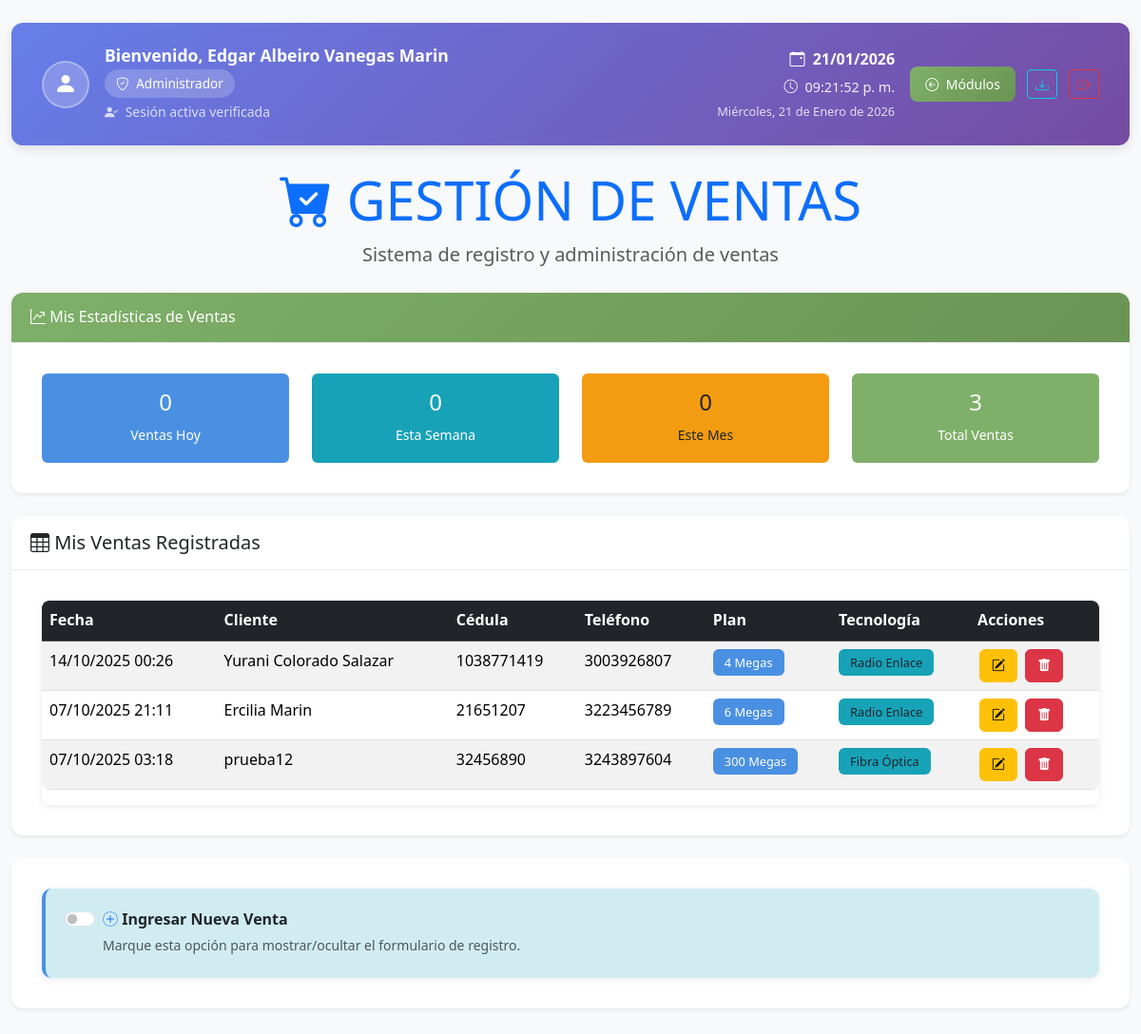
/proyectofinal/registro_ventas.php (signed in), run on the app's committed database.
### tables this page shows
CREATE TABLE `administrador` (
  `id` int(11) NOT NULL,
  `cedula` varchar(15) NOT NULL,
  `nombre` varchar(100) NOT NULL,
  `email` varchar(100) NOT NULL,
  `contrasena` varchar(255) NOT NULL,
  `modulo` enum('Administrador','Vendedor','Agendamiento','Aprovisionamiento') NOT NULL,
  `modulo_id` int(11) DEFAULT NULL,
  `fecha_creacion` timestamp NOT NULL DEFAULT current_timestamp(),
  `fecha_actualizacion` timestamp NOT NULL DEFAULT current_timestamp() ON UPDATE current_timestamp()
);

CREATE TABLE `ventas` (
  `id` int(11) NOT NULL,
  `fecha` datetime NOT NULL,
  `cedula` varchar(20) NOT NULL,
  `nombre` varchar(100) NOT NULL,
  `telefono1` varchar(15) NOT NULL,
  `telefono2` varchar(15) DEFAULT NULL,
  `email` varchar(100) NOT NULL,
  `municipio` varchar(50) NOT NULL,
  `vereda` varchar(100) NOT NULL,
  `coordenadas` varchar(50) NOT NULL,
  `indicaciones` text NOT NULL,
  `notas` text DEFAULT NULL,
  `num_servicio` varchar(10) NOT NULL,
  `tecnologia` varchar(20) NOT NULL,
  `plan` varchar(20) NOT NULL,
  `vendedor_usuario` varchar(50) NOT NULL,
  `vendedor_nombre` varchar(100) NOT NULL,
  `vendedor_cedula` varchar(20) NOT NULL,
  `created_at` timestamp NOT NULL DEFAULT current_timestamp()
);

### proyectofinal/conex_bd.php (called while the page is built, shortened)
<?php
function escapeHtml($string) {
    return htmlspecialchars($string, ENT_QUOTES, 'UTF-8');
}
?>

### proyectofinal/registro_ventas.php (the view, shortened to what this page needs)
<?php
require_once 'conex_bd.php';
try {
    $conn = getDBConnection();
} catch (Exception $e) {
    die("Error al conectar con la base de datos: " . escapeHtml($e->getMessage()));
}
$user_id = $_SESSION['user_id'];
$stmt = $conn->prepare("SELECT id, cedula, nombre, email, modulo FROM administrador WHERE id = ?");
$stmt->bindParam(1, $user_id, PDO::PARAM_INT);
$stmt->execute();
$user_data = $stmt->fetch(PDO::FETCH_ASSOC);
$cedula_usuario = escapeHtml($user_data['cedula']);
$nombre_usuario = escapeHtml($user_data['nombre']);
$modulo_usuario = escapeHtml($user_data['modulo']);
$fecha_actual = date('d/m/Y');
$hora_actual = date('h:i:s A');
$dias_semana = [
    'Monday' => 'Lunes',
    'Tuesday' => 'Martes',
    'Wednesday' => 'Miércoles',
    'Thursday' => 'Jueves',
    'Friday' => 'Viernes',
    'Saturday' => 'Sábado',
    'Sunday' => 'Domingo'
];
$meses = [
    'January' => 'Enero',
    'February' => 'Febrero',
    'March' => 'Marzo',
    'April' => 'Abril',
    'May' => 'Mayo',
    'June' => 'Junio',
    'July' => 'Julio',
    'August' => 'Agosto',
    'September' => 'Septiembre',
    'October' => 'Octubre',
    'November' => 'Noviembre',
    'December' => 'Diciembre'
];
$dia_actual = date('l');
$mes_actual = date('F');
$fecha_completa = date('l, d \d\e F \d\e Y');
$fecha_formateada = str_replace(
    [$dia_actual, $mes_actual],
    [$dias_semana[$dia_actual], $meses[$mes_actual]],
    $fecha_completa
);
$stmt_stats = $conn->prepare("SELECT
    COUNT(*) as total_ventas,
    COUNT(CASE WHEN DATE(fecha) = CURDATE() THEN 1 END) as ventas_hoy,
    COUNT(CASE WHEN YEARWEEK(fecha, 1) = YEARWEEK(CURDATE(), 1) THEN 1 END) as ventas_semana,
    COUNT(CASE WHEN MONTH(fecha) = MONTH(CURDATE()) AND YEAR(fecha) = YEAR(CURDATE()) THEN 1 END) as ventas_mes
    FROM ventas
    WHERE vendedor_cedula = ?");
$statsData = ['ventas_hoy' => 0, 'ventas_semana' => 0, 'ventas_mes' => 0, 'total_ventas' => 0];
if ($stmt_stats) {
    $stmt_stats->bindParam(1, $cedula_usuario, PDO::PARAM_STR);
    $stmt_stats->execute();
    if ($stmt_stats->rowCount() > 0) {
        $statsData = $stmt_stats->fetch(PDO::FETCH_ASSOC);
    }
}
$stmt_ventas = $conn->prepare("SELECT id, fecha, nombre, cedula, telefono1, plan, tecnologia
    FROM ventas
    WHERE vendedor_cedula = ?
    ORDER BY fecha DESC
    LIMIT 5");
$mis_ventas = null;
if ($stmt_ventas) {
    $stmt_ventas->bindParam(1, $cedula_usuario, PDO::PARAM_STR);
    $stmt_ventas->execute();
    $mis_ventas = $stmt_ventas->fetchAll(PDO::FETCH_ASSOC);
}
?>
<!DOCTYPE html>
<html lang="es">
<head>
    <link href="https://cdn.jsdelivr.net/npm/bootstrap@5.3.3/dist/css/bootstrap.min.css" rel="stylesheet">
    <link href="https://cdn.jsdelivr.net/npm/bootstrap-icons@1.11.3/font/bootstrap-icons.css" rel="stylesheet">
    <link href="css/registroventas-styles.css" rel="stylesheet">
</head>
<body>
    <div class="container-fluid py-4">
        <div class="user-info-bar d-flex justify-content-between align-items-center mb-4">
            <div class="user-welcome">
                <div class="user-avatar">
                    <i class="bi bi-person-fill"></i>
                </div>
                <div class="user-details">
                    <h6>Bienvenido, <?php echo $nombre_usuario; ?></h6>
                    <div class="user-role">
                        <i class="bi bi-shield-check me-1"></i>
                        <?php echo $modulo_usuario; ?>
                    </div>
                    <small class="d-block mt-1 opacity-75">
                        <i class="bi bi-person-check-fill me-1"></i>
                        Sesión activa verificada
                    </small>
                </div>
            </div>
            <div class="user-actions d-flex align-items-center gap-3">
                <div class="datetime-info">
                    <div class="current-datetime">
                        <i class="bi bi-calendar-event me-1"></i>
                        <span class="date-text"><?php echo $fecha_actual; ?></span>
                    </div>
                    <div class="current-time">
                        <i class="bi bi-clock me-1"></i>
                        <span class="time-text" id="currentTime"><?php echo $hora_actual; ?></span>
                    </div>
                    <small class="full-date d-block"><?php echo $fecha_formateada; ?></small>
                </div>
                <div class="action-buttons">
                    <a href="modulos.php" class="btn btn-back-modules btn-sm" title="Volver a Módulos">
                        <i class="bi bi-arrow-left-circle me-1"></i>
                        Módulos
                    </a>
                    <a href="descargar_bd.php" class="btn btn-outline-info btn-sm" title="Descargar Base de Datos">
                        <i class="bi bi-download"></i>
                    </a>
                    <button class="btn btn-outline-danger btn-sm" onclick="logout()" title="Cerrar Sesión">
                        <i class="bi bi-box-arrow-right"></i>
                    </button>
                </div>
            </div>
        </div>
        <header class="text-center mb-4">
            <h1 class="display-4 text-primary">
                <i class="bi bi-cart-check-fill"></i>
                GESTIÓN DE VENTAS
            </h1>
            <p class="lead text-muted">Sistema de registro y administración de ventas</p>
        </header>
        <div class="card border-success mb-4 shadow-sm" id="stats-container">
            <div class="card-header bg-success text-white">
                <h6 class="mb-0"><i class="bi bi-graph-up-arrow"></i> Mis Estadísticas de Ventas</h6>
            </div>
            <div class="card-body">
                <div class="row text-center">
                    <div class="col-md-3 mb-2 mb-md-0">
                        <div class="bg-primary bg-opacity-75 text-white p-3 rounded">
                            <h4 id="stats-hoy"><?php echo $statsData['ventas_hoy'] ?? 0; ?></h4>
                            <small>Ventas Hoy</small>
                        </div>
                    </div>
                    <div class="col-md-3 mb-2 mb-md-0">
                        <div class="bg-info bg-opacity-75 text-white p-3 rounded">
                            <h4 id="stats-semana"><?php echo $statsData['ventas_semana'] ?? 0; ?></h4>
                            <small>Esta Semana</small>
                        </div>
                    </div>
                    <div class="col-md-3 mb-2 mb-md-0">
                        <div class="bg-warning text-dark p-3 rounded">
                            <h4 id="stats-mes"><?php echo $statsData['ventas_mes'] ?? 0; ?></h4>
                            <small>Este Mes</small>
                        </div>
                    </div>
                    <div class="col-md-3">
                        <div class="bg-success text-white p-3 rounded">
                            <h4 id="stats-total"><?php echo $statsData['total_ventas'] ?? 0; ?></h4>
                            <small>Total Ventas</small>
                        </div>
                    </div>
                </div>
            </div>
        </div>
        <div class="card mb-4 shadow-sm">
            <div class="card-header">
                <h5 class="mb-0"><i class="bi bi-table"></i> Mis Ventas Registradas</h5>
            </div>
            <div class="card-body">
                <div class="table-responsive">
                    <table class="table table-striped table-hover">
                        <thead class="table-dark">
                            <tr>
                                <th>Fecha</th>
                                <th>Cliente</th>
                                <th>Cédula</th>
                                <th>Teléfono</th>
                                <th>Plan</th>
                                <th>Tecnología</th>
                                <th>Acciones</th>
                            </tr>
                        </thead>
                        <tbody>
                            <?php if ($mis_ventas && count($mis_ventas) > 0): ?>
                                <?php foreach ($mis_ventas as $venta): ?>
                                <tr id="venta-row-<?php echo escapeHtml($venta['id']); ?>">
                                    <td><?php echo date('d/m/Y H:i', strtotime($venta['fecha'])); ?></td>
                                    <td><?php echo escapeHtml($venta['nombre']); ?></td>
                                    <td><?php echo escapeHtml($venta['cedula']); ?></td>
                                    <td><?php echo escapeHtml($venta['telefono1']); ?></td>
                                    <td><span class="badge bg-primary"><?php echo escapeHtml($venta['plan']); ?></span></td>
                                    <td><span class="badge bg-info text-dark"><?php echo escapeHtml($venta['tecnologia']); ?></span></td>
                                    <td>
                                        <button class="btn btn-sm btn-warning" onclick="handleEdit(<?php echo escapeHtml($venta['id']); ?>)" title="Editar Venta">
                                            <i class="bi bi-pencil-square"></i>
                                        </button>
                                        <button class="btn btn-sm btn-danger" onclick="handleDelete(<?php echo escapeHtml($venta['id']); ?>)" title="Eliminar Venta">
                                            <i class="bi bi-trash-fill"></i>
                                        </button>
                                    </td>
                                </tr>
                                <?php endforeach; ?>
                            <?php endif; ?>
                        </tbody>
                    </table>
                </div>
            </div>
        </div>
        <div class="card mb-4 shadow-sm">
            <div class="card-body">
                <div class="checkbox-container">
                    <div class="form-check form-switch">
                        <input class="form-check-input" type="checkbox" role="switch" id="toggleFormulario" onchange="toggleVentaForm()">
                        <label class="form-check-label fw-bold" for="toggleFormulario">
                            <i class="bi bi-plus-circle-dotted text-primary"></i> Ingresar Nueva Venta
                        </label>
                        <small class="text-muted d-block mt-1">Marque esta opción para mostrar/ocultar el formulario de registro.</small>
                    </div>
                </div>
            </div>
        </div>
    </div>
</body>
</html>

### proyectofinal/css/registroventas-styles.css (style rules this page uses)
:root { --primary-blue: #4a90e2; --primary-blue-light: #6ba3e8; --primary-blue-dark: #357abd; --soft-green: #7fb069; --soft-green-light: #95c285; --soft-green-dark: #6a9454; --light-gray: #f8f9fa; --medium-gray: #e9ecef; --dark-gray: #6c757d; --white: #ffffff; --success-soft: #d4edda; --success-border: #c3e6cb; --warning-soft: #fff3cd; --warning-border: #ffeaa7; --danger-soft: #f8d7da; --danger-border: #f5c6cb; --info-soft: #d1ecf1; --info-border: #bee5eb; --shadow-soft: 0 2px 8px rgba(0, 0, 0, 0.08); --shadow-medium: 0 4px 12px rgba(0, 0, 0, 0.1); --shadow-strong: 0 6px 20px rgba(0, 0, 0, 0.15); --gradient-primary: linear-gradient(135deg, #4a90e2 0%, #357abd 100%); --gradient-success: linear-gradient(135deg, #7fb069 0%, #6a9454 100%); --gradient-header: linear-gradient(135deg, #667eea 0%, #764ba2 100%); }
* { box-sizing: border-box; }
body { background-color: var(--light-gray); font-family: 'Segoe UI', Tahoma, Geneva, Verdana, sans-serif; line-height: 1.6; color: #333; }
.user-info-bar { background: var(--gradient-header); color: var(--white); padding: 1.25rem 1.5rem; border-radius: 12px; margin-bottom: 1.5rem; box-shadow: var(--shadow-medium); transition: all 0.3s ease; }
.user-welcome { display: flex; align-items: center; gap: 1rem; }
.user-avatar { width: 50px; height: 50px; border-radius: 50%; background: rgba(255, 255, 255, 0.2); display: flex; align-items: center; justify-content: center; font-size: 1.5rem; color: var(--white); border: 2px solid rgba(255, 255, 255, 0.3); transition: all 0.3s ease; }
.user-details h6 { margin: 0; font-weight: 600; font-size: 1.1rem; }
.user-role { background: rgba(255, 255, 255, 0.2); padding: 0.25rem 0.75rem; border-radius: 15px; font-size: 0.85rem; font-weight: 500; margin-top: 0.25rem; display: inline-block; backdrop-filter: blur(10px); }
.datetime-info { text-align: right; }
.current-datetime { font-size: 1rem; font-weight: 600; margin-bottom: 0.25rem; }
.current-time { font-size: 0.9rem; opacity: 0.9; }
.full-date { font-size: 0.8rem; opacity: 0.8; margin-top: 0.25rem; }
.btn-back-modules { background: var(--gradient-success); border: none; color: var(--white); padding: 0.5rem 1rem; border-radius: 8px; transition: all 0.3s ease; font-weight: 500; }
.table-responsive { border-radius: 8px; overflow: hidden; box-shadow: var(--shadow-soft); }
.table-responsive .btn { margin: 0 2px; padding: 0.375rem 0.75rem; border-radius: 6px; transition: all 0.3s ease; }
.checkbox-container { background: var(--info-soft); padding: 1.25rem; border-radius: 10px; border-left: 4px solid var(--primary-blue); box-shadow: var(--shadow-soft); transition: all 0.3s ease; }
.action-buttons { display: flex; gap: 0.75rem; align-items: center; flex-wrap: wrap; }
.card { border: none; border-radius: 12px; box-shadow: var(--shadow-soft); transition: all 0.3s ease; overflow: hidden; }
.card-header { background: var(--white); border-bottom: 1px solid var(--medium-gray); padding: 1rem 1.25rem; font-weight: 600; }
.card-header.bg-success { background: var(--gradient-success) !important; color: var(--white); }
.badge { font-size: 0.8rem; padding: 0.5rem 0.75rem; border-radius: 6px; font-weight: 500; }
.badge.bg-primary { background: var(--primary-blue) !important; }
.badge.bg-info { background: #17a2b8 !important; }
.bg-primary.bg-opacity-75 { background: var(--primary-blue) !important; border-radius: 10px; transition: all 0.3s ease; }
.bg-info.bg-opacity-75 { background: #17a2b8 !important; border-radius: 10px; transition: all 0.3s ease; }
.bg-warning { background: #f39c12 !important; border-radius: 10px; transition: all 0.3s ease; }
.bg-success { background: var(--soft-green) !important; border-radius: 10px; transition: all 0.3s ease; }
.table { border-radius: 8px; overflow: hidden; }
.table-dark { background: linear-gradient(135deg, #343a40 0%, #495057 100%); }
.table-striped tbody tr:nth-of-type(odd) { background-color: rgba(74, 144, 226, 0.05); }
@media (min-width: 992px) { .user-info-bar { padding: 1.5rem 2rem; } }
@media (min-width: 992px) { .container-fluid { max-width: 1200px; margin: 0 auto; } }
@media (min-width: 1200px) { .container-fluid { max-width: 1400px; } }
@media (min-width: 1200px) { .card-body { padding: 2rem; } }

### data on the page
administrador: nombre "Edgar Albeiro Vanegas Marin", modulo "Administrador"
ventas: fecha "14/10/2025 00:26", nombre "Yurani Colorado Salazar", cedula "1038771419", telefono1 "3003926807", plan "4 Megas", tecnologia "Radio Enlace"
ventas: fecha "07/10/2025 21:11", nombre "Ercilia Marin", cedula "21651207", telefono1 "3223456789", plan "6 Megas", tecnologia "Radio Enlace"
ventas: fecha "07/10/2025 03:18", nombre "prueba12", cedula "32456890", telefono1 "3243897604", plan "300 Megas", tecnologia "Fibra Óptica"

### other printed values
$fecha_formateada "Miércoles, 21 de Enero de 2026"
$statsData['ventas_hoy'] "0"
$statsData['ventas_semana'] "0"
$statsData['ventas_mes'] "0"
$statsData['total_ventas'] "3"
